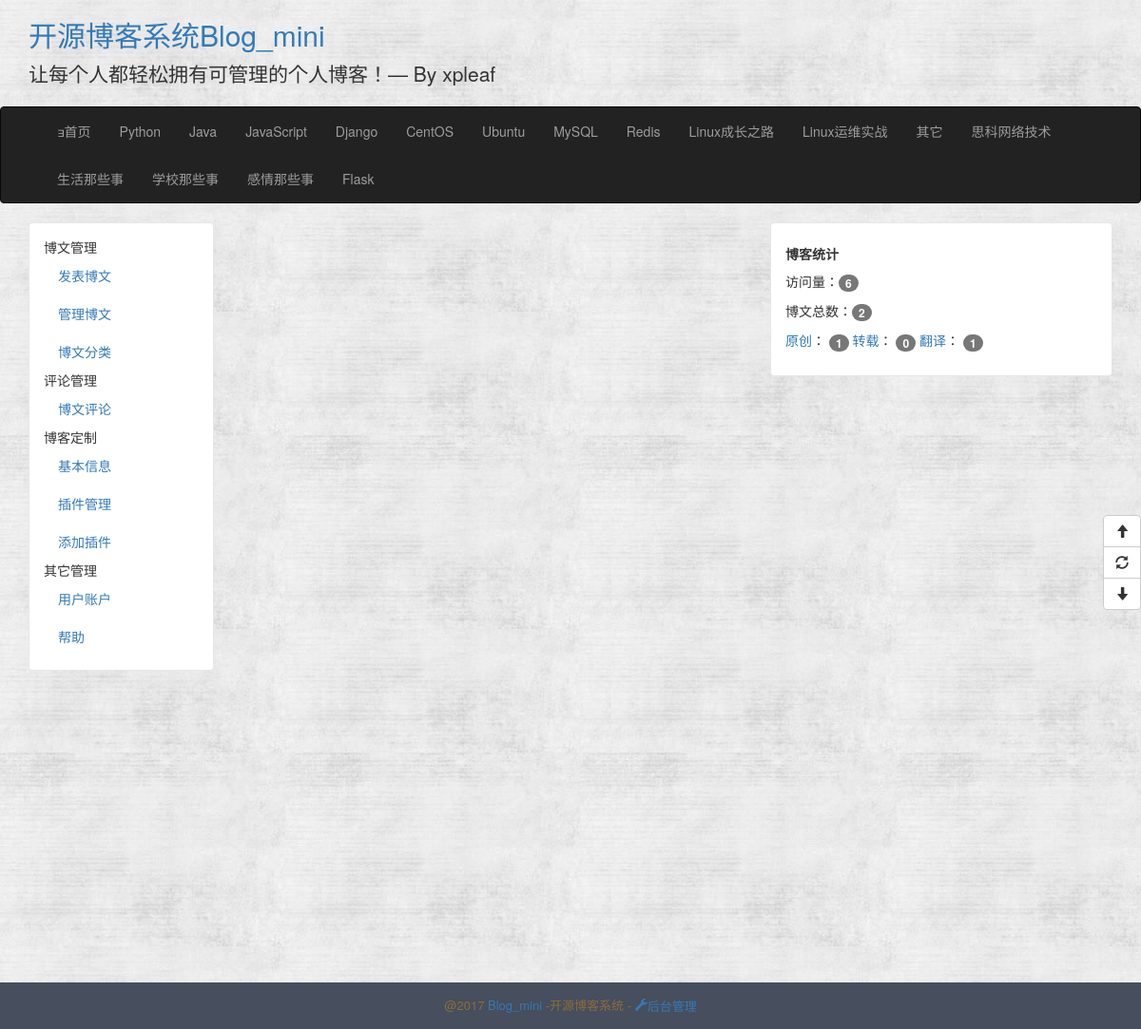
Screenshot of /admin/manage_articles with the database file from the repository.
### app/modles.py (models this page shows, shortened)
class BlogInfo(db.Model):
    __tablename__ = 'blog_info'
    id = db.Column(db.Integer,primary_key=True)
    title = db.Column(db.String(64))
    signature =db.Column(db.Text)
    navbar = db.Column(db.String(64))

class ArticleType(db.Model):
    __tablename__ = 'articleTypes'
    id = db.Column(db.Integer,primary_key=True)
    name = db.Column(db.String(64),unique=True)
    introduction = db.Column(db.Text,default=None)
    articles = db.relationship('Article', backref='articleType',lazy= 'dynamic')
    menu_id = db.Column(db.Integer,db.ForeignKey('menus.id'),default=None)
    setting_id = db.Column(db.Integer,db.ForeignKey('articleTypeSettings.id'))
    @property
    def is_hide(self):
        if self.setting:
            return self.setting.hide
        else:
            return False

class BlogView(db.Model):
    __tablename__ = 'blog_view'
    id = db.Column(db.Integer, primary_key=True)
    num_of_view = db.Column(db.BigInteger, default=0)

class Source(db.Model):
    __tablename__ ='sources'
    id= db.Column(db.Integer,primary_key=True)
    name = db.Column(db.String(64),unique=True)
    articles= db.relationship('Article', backref='source',lazy='dynamic')

### app/admin/views.py (the view)
@admin.route('/manage_articles')
def manage_articles():
    return render_template('admin/admin_base.html')

### app/templates/admin/admin_base.html (shortened to what this page needs)
{% extends 'base.html' %}
{% block content %}
    <div class="container">
        <div class="row">
            <div class="col-md-2 entry-box" style="background-color:white">
                <ul class="nav nav-list">
				<li class="nav-header">博文管理</li>
				<li><a href="{{ url_for('admin.submitArticles') }}">发表博文</a></li>
				<li><a href="{{ url_for('admin.manage_articles') }}">管理博文</a></li>
				<li><a href="{{ url_for('admin.manage_articleTypes') }}">博文分类</a></li>
				<li class="nav-header">评论管理</li>
				<li><a href="{{ url_for('admin.manage_comments') }}">博文评论</a></li>
                <li class="nav-header">博客定制</li>
				<li><a href="{{ url_for('admin.custom_blog_info') }}">基本信息</a></li>
				<li><a href="{{ url_for('admin.custom_blog_plugin') }}">插件管理</a></li>
				<li><a href="{{ url_for('admin.add_plugin') }}">添加插件</a></li>
				<li class="nav-header">其它管理</li>
				<li><a href="{{ url_for('admin.account') }}">用户账户</a></li>
				<li><a href="{{ url_for('admin.help') }}">帮助</a></li>
			</ul>
            </div>
            <div class="col-md-10">
            </div>
        </div>
    </div>
{% endblock %}

### app/templates/base.html (shortened to what this page needs)
<!DOCTYPE html>
<html lang="en">
<head>
    {% block stylesheet %}
        <link href="{{ url_for('static', filename='css/bootstrap.css') }}" rel="stylesheet">
        <link href="{{ url_for('static', filename='css/common.css') }}" rel="stylesheet">
    {% endblock %}
</head>
<body>
<header>
    <div class='header-top'>
        <div class="container">
            <h2 class="blog-title"><a href="{{ url_for('main.index') }}">{{  BlogInfo.query.first().title}}</a></h2>
            <p class="lead signature">
                {{ BlogInfo.query.first().signature }}
            </p>
        </div>
    </div>
        <nav class="navbar navbar-{{ BlogInfo.query.first().navbar }}" role='navigation'>
            <div class="container">
                <div class="collapse navbar-collapse">
                    <ul class="nav navbar-nav">
                        <li class=""><a href="/"><span class="glyphicon-home">首页</span> </a></li>
                    {% for article_type in ArticleType.query.all() %}
                        {% if not article_type.menu %}
                            {% if not article_type.is_hide %}
                                   <li>
                                    <a href="{{ url_for('main.index') }}">
                                        {{ article_type.name }}
                                    </a>
                                </li>
                            {% endif %}
                        {% endif %}
                    {% endfor %}
                    </ul>
                        </div>
                </div>
        </nav>
</header>
{% block Content %}
    <div class="content">
        <div class="container">
            <div class="row">
                <div class="col-md-8 article">
                   {% block content %}
                    {% endblock %}
                </div>
                <div class="col-lg-4 blog_nav">
                    {% block blog_nav_plugin %}
                                <div class="entry-box">
                                    <h5><strong>博客统计</strong></h5>
                                     <p>访问量：<span class="badge">{{ BlogView.query.first().num_of_view }}</span></p>
                                        <p>
                                            博文总数：<span class="badge">{{ Article.query.count() }}</span>
                                        </p>
                                        <p>
                                            {% for source in Source.query.all() %}
                                                <a href="#">{{ source.name }}</a>：
                                                <span class="badge">{{ source.articles.count() }}</span>
                                            {% endfor %}
                                        </p>
                                </div>
                    {% endblock %}
                </div>
            </div>
        </div>
    </div>
{% endblock %}
<div class="footer">
    <p class="footer-content">@2017
    <a href="#">Blog_mini</a>
        -开源博客系统
        {% if not current_user.isauthenticated %}-<a href="{{ url_for('auth.login') }}">
            <span class="glyphicon glyphicon-wrench">后台管理</span>
        </a>
        {% endif %}
    </p>
</div>
<div class="btn-group-vertical floatButton">
    <button id="goTop" class="btn btn-default" title="去顶部" type="button">
        <span class="glyphicon glyphicon-arrow-up"></span>
    </button>
    <button id="refresh" class="btn btn-default" title="刷新" type="button">
        <span class="glyphicon glyphicon-refresh"></span>
    </button>
    <button id="goBottom" class="btn btn-default" title="去底部" type="button">
        <span class="glyphicon glyphicon-arrow-down"></span>
    </button>
</div>
</body>
</html>

### app/static/css/common.css (style rules this page uses)
body { background: url('../images/background.jpg'); }
.blog-title a:link { text-decoration: none; }
.signature { padding-left: 0px; }
.content { min-height: 800px; }
.entry-box { background: #fff; padding: 15px; margin-bottom: 20px; border: 1px solid #e6e6e6; border-radius: 4px; }
.footer { background: #474E5D; padding: 15px 0 5px; font-size: 13px; }
.footer-content { text-align: center; color: #8a6d3b; }
.footer-content a { text-decoration: none; }
.floatButton { position: fixed; top: 50%; right: 0; z-index: 9999999; }

### rows the page displays
BlogInfo: query.first "开源博客系统Blog_mini", query.first "让每个人都轻松拥有可管理的个人博客！— By xpleaf"
ArticleType: name "Python"
ArticleType: name "Java"
ArticleType: name "JavaScript"
ArticleType: name "Django"
ArticleType: name "CentOS"
ArticleType: name "Ubuntu"
ArticleType: name "MySQL"
ArticleType: name "Redis"
ArticleType: name "Linux成长之路"
ArticleType: name "Linux运维实战"
ArticleType: name "其它"
ArticleType: name "思科网络技术"
ArticleType: name "生活那些事"
ArticleType: name "学校那些事"
ArticleType: name "感情那些事"
ArticleType: name "Flask"
BlogView: query.first "6"
Source: name "原创", articles.count "1"
Source: name "转载", articles.count "0"
Source: name "翻译", articles.count "1"

### other values shown
{{ Article.query.count() }} "2"
